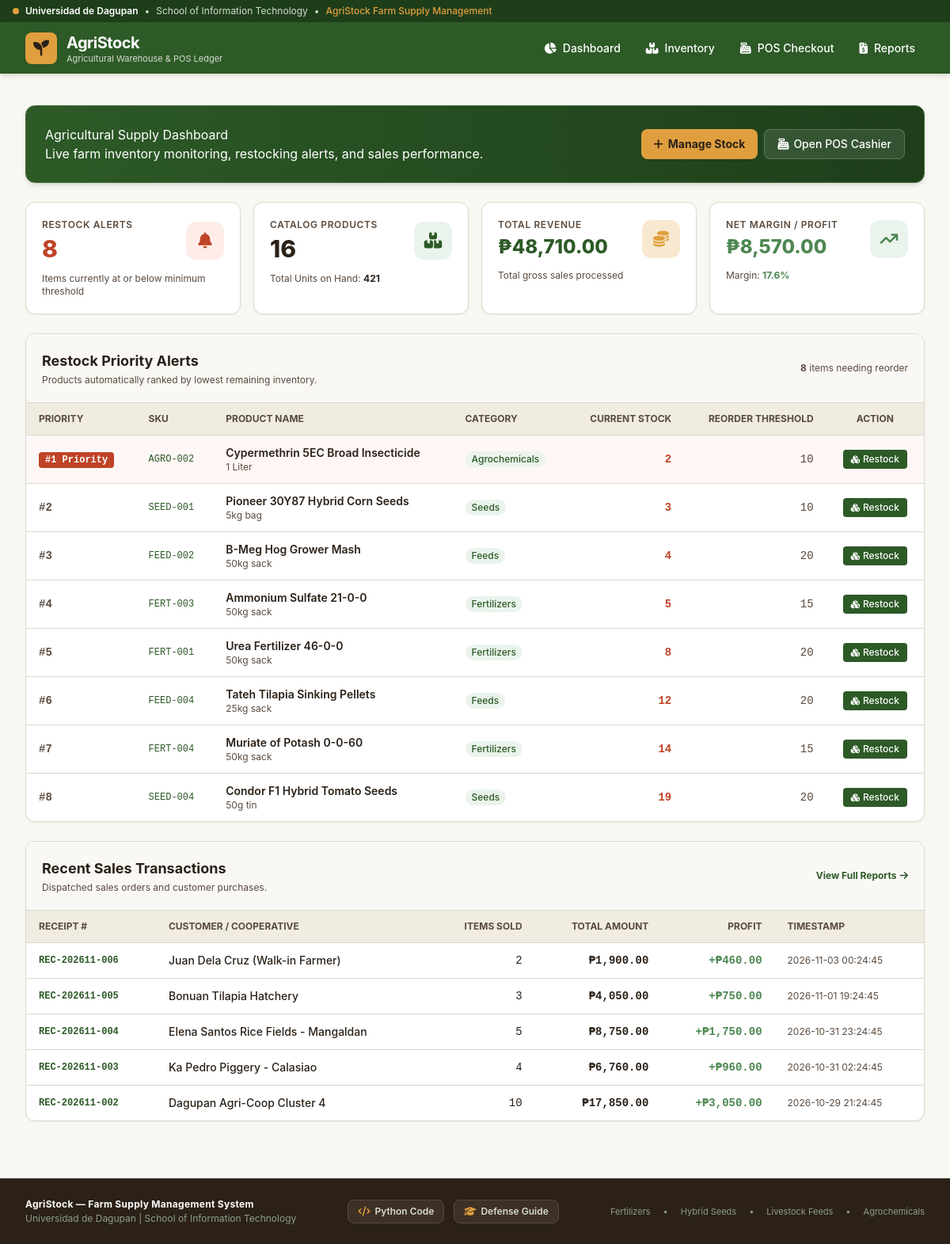
Before: / with the older database file.
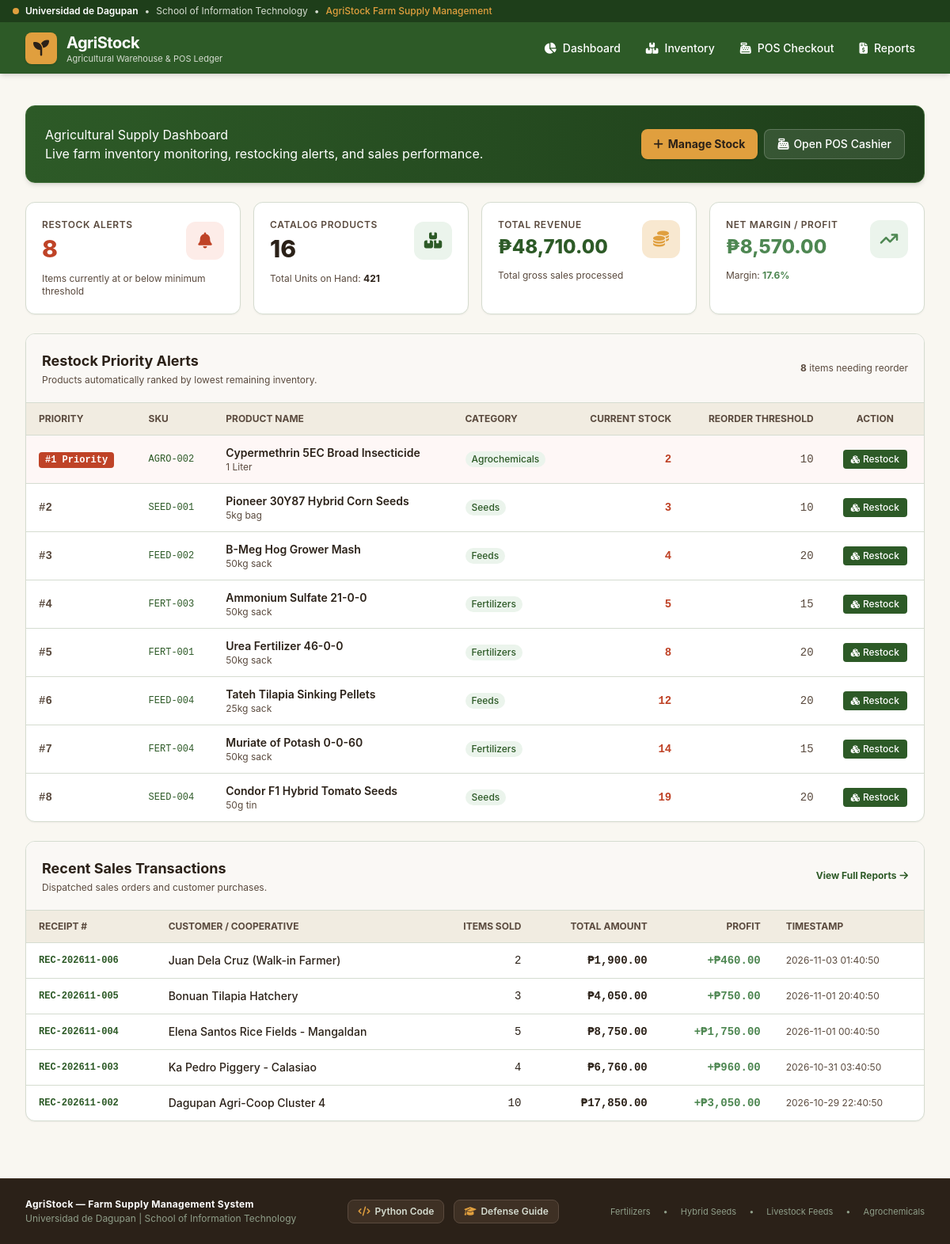
After: the same page with the newer database file.
### tables this page shows
CREATE TABLE products (
            id INTEGER PRIMARY KEY AUTOINCREMENT,
            sku TEXT UNIQUE NOT NULL,
            name TEXT NOT NULL,
            category TEXT NOT NULL,
            cost_price REAL NOT NULL CHECK(cost_price >= 0),
            selling_price REAL NOT NULL CHECK(selling_price > 0),
            stock_quantity INTEGER NOT NULL CHECK(stock_quantity >= 0),
            reorder_threshold INTEGER NOT NULL DEFAULT 15,
            unit TEXT NOT NULL,
            created_at TIMESTAMP DEFAULT CURRENT_TIMESTAMP
        );

CREATE TABLE sales (
            id INTEGER PRIMARY KEY AUTOINCREMENT,
            receipt_number TEXT UNIQUE NOT NULL,
            customer_name TEXT NOT NULL,
            total_amount REAL NOT NULL,
            cost_total REAL NOT NULL,
            profit REAL NOT NULL,
            items_count INTEGER NOT NULL,
            timestamp TEXT NOT NULL
        );

### app.py (the view)
    @app.route("/")
    def dashboard():
        raw_products = fetch_all_products()
        raw_sales = fetch_all_sales()
        heap = MinHeap()
        for prod in raw_products:
            heap.insert(prod)
        critical_alerts = []
        while not heap.is_empty():
            item = heap.extract_min()
            if item and item.get("stock_quantity", 0) <= item.get("reorder_threshold", 15):
                critical_alerts.append(item)
        total_revenue = sum(s.get("total_amount", 0) for s in raw_sales)
        total_profit = sum(s.get("profit", 0) for s in raw_sales)
        total_stock_items = sum(p.get("stock_quantity", 0) for p in raw_products)
        sorted_recent_sales = merge_sort(raw_sales, key="timestamp", reverse=True)[:5]
        return render_template(
            "dashboard.html",
            critical_alerts=critical_alerts,
            critical_count=len(critical_alerts),
            total_products=len(raw_products),
            total_stock_items=total_stock_items,
            total_revenue=total_revenue,
            total_profit=total_profit,
            recent_sales=sorted_recent_sales,
            queue_size=dispatch_queue.size(),
        )

### templates/dashboard.html (shortened to what this page needs)
{% extends "base.html" %}
{% block content %}
<div class="space-y-6">
    <div class="bg-gradient-to-r from-[#2D5A27] to-[#1E3E1A] text-white rounded-xl p-6 shadow-md border border-[#3E6C36]">
        <div class="flex flex-col md:flex-row md:items-center justify-between gap-4">
            <div>
                <h1 className="text-2xl sm:text-3xl font-extrabold tracking-tight">Agricultural Supply Dashboard</h1>
                <p className="text-sm text-[#D5DCD0] mt-1 max-w-2xl">
                    Live farm inventory monitoring, restocking alerts, and sales performance.
                </p>
            </div>
            <div class="flex flex-wrap gap-2">
                <a href="{{ url_for('inventory') }}" class="px-4 py-2 bg-[#E09F3E] hover:bg-[#d4902f] text-[#2B2118] font-bold text-sm rounded-lg shadow transition flex items-center space-x-1.5">
                    <i class="fa-solid fa-plus"></i>
                    <span>Manage Stock</span>
                </a>
                <a href="{{ url_for('pos') }}" class="px-4 py-2 bg-white/10 hover:bg-white/20 text-white font-medium text-sm rounded-lg border border-white/20 transition flex items-center space-x-1.5">
                    <i class="fa-solid fa-cash-register"></i>
                    <span>Open POS Cashier</span>
                </a>
            </div>
        </div>
    </div>
    <div class="grid grid-cols-1 sm:grid-cols-2 lg:grid-cols-4 gap-4">
        <div class="bg-white rounded-xl p-5 border border-[#D5DCD0] shadow-sm">
            <div class="flex items-center justify-between">
                <div>
                    <p class="text-xs font-semibold uppercase tracking-wider text-[#5A4A3E]">Restock Alerts</p>
                    <p class="text-3xl font-extrabold text-[#BF4327] mt-1">{{ critical_count }}</p>
                </div>
                <div class="w-12 h-12 rounded-xl bg-[#FDECE8] text-[#BF4327] flex items-center justify-center text-xl font-bold">
                    <i class="fa-solid fa-bell"></i>
                </div>
            </div>
            <p class="text-xs text-[#5A4A3E] mt-3">
                Items currently at or below minimum threshold
            </p>
        </div>
        <div class="bg-white rounded-xl p-5 border border-[#D5DCD0] shadow-sm">
            <div class="flex items-center justify-between">
                <div>
                    <p class="text-xs font-semibold uppercase tracking-wider text-[#5A4A3E]">Catalog Products</p>
                    <p class="text-3xl font-extrabold text-[#2B2118] mt-1">{{ total_products }}</p>
                </div>
                <div class="w-12 h-12 rounded-xl bg-[#EBF4EC] text-[#2D5A27] flex items-center justify-center text-xl font-bold">
                    <i class="fa-solid fa-boxes-stacked"></i>
                </div>
            </div>
            <p class="text-xs text-[#5A4A3E] mt-3">
                Total Units on Hand: <strong class="text-[#2B2118]">{{ total_stock_items }}</strong>
            </p>
        </div>
        <div class="bg-white rounded-xl p-5 border border-[#D5DCD0] shadow-sm">
            <div class="flex items-center justify-between">
                <div>
                    <p class="text-xs font-semibold uppercase tracking-wider text-[#5A4A3E]">Total Revenue</p>
                    <p class="text-2xl font-extrabold text-[#2D5A27] mt-1">&#8369;{{ "{:,.2f}".format(total_revenue) }}</p>
                </div>
                <div class="w-12 h-12 rounded-xl bg-[#F8E8D0] text-[#E09F3E] flex items-center justify-center text-xl font-bold">
                    <i class="fa-solid fa-coins"></i>
                </div>
            </div>
            <p class="text-xs text-[#5A4A3E] mt-3">
                Total gross sales processed
            </p>
        </div>
        <div class="bg-white rounded-xl p-5 border border-[#D5DCD0] shadow-sm">
            <div class="flex items-center justify-between">
                <div>
                    <p class="text-xs font-semibold uppercase tracking-wider text-[#5A4A3E]">Net Margin / Profit</p>
                    <p class="text-2xl font-extrabold text-[#4E8752] mt-1">&#8369;{{ "{:,.2f}".format(total_profit) }}</p>
                </div>
                <div class="w-12 h-12 rounded-xl bg-[#EBF4EC] text-[#4E8752] flex items-center justify-center text-xl font-bold">
                    <i class="fa-solid fa-arrow-trend-up"></i>
                </div>
            </div>
            <p class="text-xs text-[#5A4A3E] mt-3">
                Margin: <strong class="text-[#4E8752]">{% if total_revenue > 0 %}{{ "{:.1f}%".format((total_profit / total_revenue) * 100) }}{% else %}0%{% endif %}</strong>
            </p>
        </div>
    </div>
    <div class="bg-white rounded-xl border border-[#D5DCD0] shadow-sm overflow-hidden">
        <div class="p-5 border-b border-[#D5DCD0] bg-[#FAF8F5] flex flex-col sm:flex-row sm:items-center justify-between gap-2">
            <div>
                <h2 class="text-lg font-bold text-[#2B2118]">Restock Priority Alerts</h2>
                <p class="text-xs text-[#5A4A3E] mt-0.5">
                    Products automatically ranked by lowest remaining inventory.
                </p>
            </div>
            <div class="text-xs text-[#5A4A3E]">
                <strong>{{ critical_count }}</strong> items needing reorder
            </div>
        </div>
        {% if critical_alerts %}
        <div class="overflow-x-auto">
            <table class="w-full text-left text-sm text-[#2B2118]">
                <thead class="bg-[#F1ECE1] text-xs uppercase font-semibold text-[#5A4A3E] border-b border-[#D5DCD0]">
                    <tr>
                        <th class="px-4 py-3">Priority</th>
                        <th class="px-4 py-3">SKU</th>
                        <th class="px-4 py-3">Product Name</th>
                        <th class="px-4 py-3">Category</th>
                        <th class="px-4 py-3 text-right">Current Stock</th>
                        <th class="px-4 py-3 text-right">Reorder Threshold</th>
                        <th class="px-4 py-3 text-center">Action</th>
                    </tr>
                </thead>
                <tbody class="divide-y divide-[#D5DCD0]">
                    {% for item in critical_alerts %}
                    <tr class="hover:bg-[#FAF8F5] transition-colors {% if loop.index == 1 %}bg-[#FDECE8]/40{% endif %}">
                        <td class="px-4 py-3 font-mono font-bold">
                            {% if loop.index == 1 %}
                                <span class="inline-flex items-center px-2 py-0.5 rounded bg-[#BF4327] text-white text-xs font-bold">
                                    #1 Priority
                                </span>
                            {% else %}
                                <span class="text-[#5A4A3E]">#{{ loop.index }}</span>
                            {% endif %}
                        </td>
                        <td class="px-4 py-3 font-mono font-medium text-xs text-[#2D5A27]">
                            {{ item.sku }}
                        </td>
                        <td class="px-4 py-3 font-semibold">
                            {{ item.name }}
                            <span class="block text-xs text-[#5A4A3E] font-normal">{{ item.unit }}</span>
                        </td>
                        <td class="px-4 py-3 text-xs">
                            <span class="inline-block px-2 py-0.5 rounded-full bg-[#EBF4EC] text-[#2D5A27] font-medium">
                                {{ item.category }}
                            </span>
                        </td>
                        <td class="px-4 py-3 text-right font-mono font-extrabold text-[#BF4327]">
                            {{ item.stock_quantity }}
                        </td>
                        <td class="px-4 py-3 text-right font-mono text-[#5A4A3E]">
                            {{ item.reorder_threshold }}
                        </td>
                        <td class="px-4 py-3 text-center">
                            <a href="{{ url_for('inventory', q=item.name) }}" class="inline-flex items-center px-2.5 py-1 text-xs font-medium rounded bg-[#2D5A27] text-white hover:bg-[#366C2F] transition">
                                <i class="fa-solid fa-cubes mr-1 text-[10px]"></i> Restock
                            </a>
                        </td>
                    </tr>
                    {% endfor %}
                </tbody>
            </table>
        </div>
        {% else %}
        <div class="p-8 text-center text-[#5A4A3E]">
            <i class="fa-solid fa-circle-check text-4xl text-[#4E8752] mb-2"></i>
            <p class="font-bold text-[#2B2118]">All inventory stocks are healthy!</p>
            <p class="text-xs">No products are currently at or below their reorder thresholds.</p>
        </div>
        {% endif %}
    </div>
    <div class="bg-white rounded-xl border border-[#D5DCD0] shadow-sm overflow-hidden">
        <div class="p-5 border-b border-[#D5DCD0] bg-[#FAF8F5] flex items-center justify-between">
            <div>
                <h2 class="text-lg font-bold text-[#2B2118]">Recent Sales Transactions</h2>
                <p class="text-xs text-[#5A4A3E] mt-0.5">
                    Dispatched sales orders and customer purchases.
                </p>
            </div>
            <a href="{{ url_for('reports') }}" class="text-xs font-bold text-[#2D5A27] hover:underline flex items-center space-x-1">
                <span>View Full Reports</span>
                <i class="fa-solid fa-arrow-right"></i>
            </a>
        </div>
        <div class="overflow-x-auto">
            <table class="w-full text-left text-sm text-[#2B2118]">
                <thead class="bg-[#F1ECE1] text-xs uppercase font-semibold text-[#5A4A3E] border-b border-[#D5DCD0]">
                    <tr>
                        <th class="px-4 py-3">Receipt #</th>
                        <th class="px-4 py-3">Customer / Cooperative</th>
                        <th class="px-4 py-3 text-right">Items Sold</th>
                        <th class="px-4 py-3 text-right">Total Amount</th>
                        <th class="px-4 py-3 text-right">Profit</th>
                        <th class="px-4 py-3">Timestamp</th>
                    </tr>
                </thead>
                <tbody class="divide-y divide-[#D5DCD0]">
                    {% for sale in recent_sales %}
                    <tr class="hover:bg-[#FAF8F5] transition-colors">
                        <td class="px-4 py-3 font-mono text-xs font-bold text-[#2D5A27]">
                            {{ sale.receipt_number }}
                        </td>
                        <td class="px-4 py-3 font-medium">
                            {{ sale.customer_name }}
                        </td>
                        <td class="px-4 py-3 text-right font-mono">
                            {{ sale.items_count }}
                        </td>
                        <td class="px-4 py-3 text-right font-mono font-bold text-[#2B2118]">
                            &#8369;{{ "{:,.2f}".format(sale.total_amount) }}
                        </td>
                        <td class="px-4 py-3 text-right font-mono font-bold text-[#4E8752]">
                            +&#8369;{{ "{:,.2f}".format(sale.profit) }}
                        </td>
                        <td class="px-4 py-3 text-xs text-[#5A4A3E]">
                            {{ sale.timestamp }}
                        </td>
                    </tr>
                    {% endfor %}
                </tbody>
            </table>
        </div>
    </div>
</div>
{% endblock %}

Changed rows visible on the page:
changed sales "Juan Dela Cruz (Walk-in Farmer)": timestamp "2026-11-03 00:24:45" → "2026-11-03 01:40:50"
changed sales "Bonuan Tilapia Hatchery": timestamp "2026-11-01 19:24:45" → "2026-11-01 20:40:50"
changed sales "Elena Santos Rice Fields - Mangaldan": timestamp "2026-10-31 23:24:45" → "2026-11-01 00:40:50"
changed sales "Ka Pedro Piggery - Calasiao": timestamp "2026-10-31 02:24:45" → "2026-10-31 03:40:50"
changed sales "Dagupan Agri-Coop Cluster 4": timestamp "2026-10-29 21:24:45" → "2026-10-29 22:40:50"
